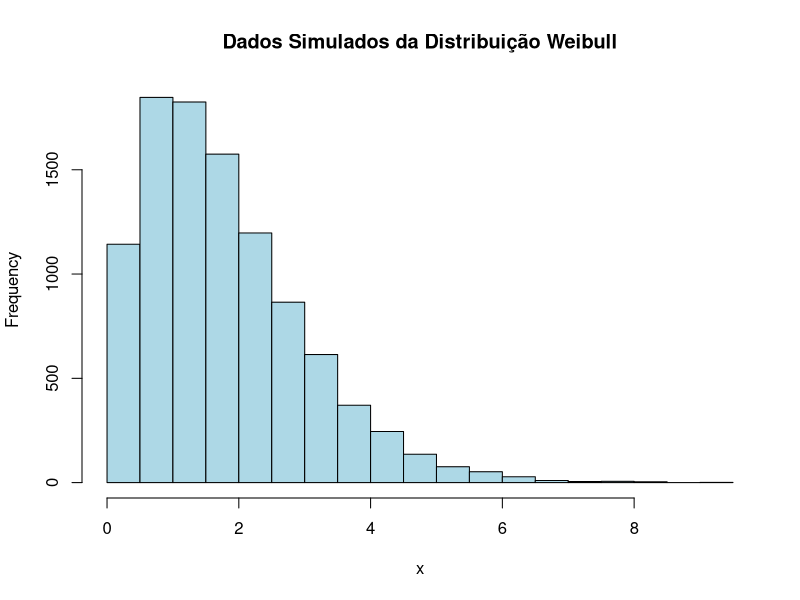
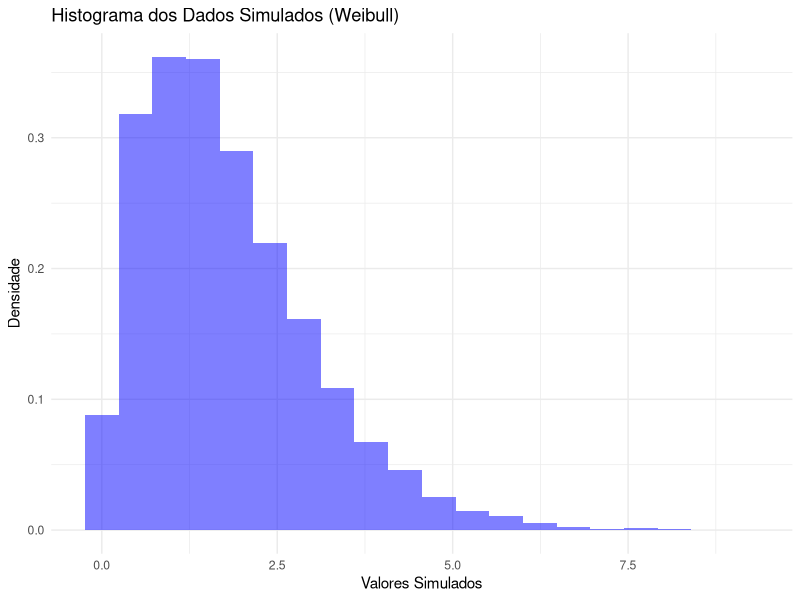
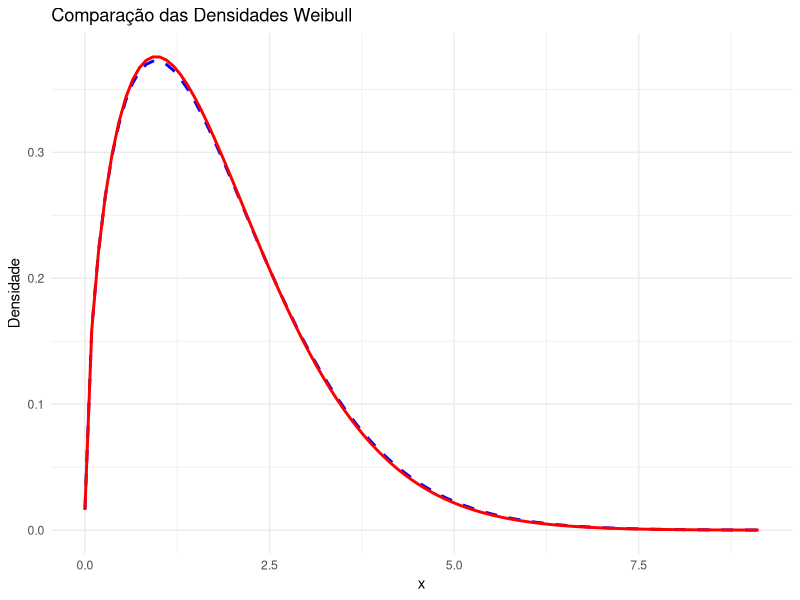

Write R code to recreate these figures, in order.
# ------------------------------
# Estimação do Modelo Weibull
# ------------------------------
install.packages("farver")

library(ggplot2)

# 1. Função Densidade da Distribuição Weibull (PDF)
weibull_pdf <- function(x, k, lambd) {
  if (any(x <= 0)) {
    stop("Os valores de x devem ser positivos.")
  }
  (k / lambd) * (x / lambd)^(k - 1) * exp(-(x / lambd)^k)
}

# 2. Função Quantílica da Weibull (Q(p))
weibull_quantile <- function(p, k, lambd) {
  lambd * (-log(1 - p))^(1 / k)
}

# 3. Função Log-Verossimilhança
loglik_weibull <- function(par, x) {
  k <- par[1]  # Parâmetro de forma (k)
  lambd <- par[2]  # Parâmetro de escala (lambda)
  
  # Calcular a log-verossimilhança somando os logaritmos das densidades
  log_likelihood <- sum(log(weibull_pdf(x, k, lambd)))
  
  # Retorna a log-verossimilhança negativa (porque optim minimiza)
  return(-log_likelihood)
}

# 4. Gerar Dados Simulados da Distribuição Weibull
set.seed(123)
k_true <- 1.5   # Valor real de k (forma)
lambd_true <- 2  # Valor real de lambda (escala)
n <- 10000         # Tamanho da amostra

# Gerar probabilidades uniformes
p <- runif(n)

# Gerar valores simulados da distribuição Weibull
x_simulado <- weibull_quantile(p, k_true, lambd_true)

# Exibir histograma dos dados simulados
hist(x_simulado, main = "Dados Simulados da Distribuição Weibull", xlab = "x", col = "lightblue", border = "black")

# 5. Estimar os Parâmetros via Máxima Verossimilhança
valores_iniciais <- c(1, 1)  # Chutes iniciais para k e lambda

# Estimação via optim
resultado <- optim(par = valores_iniciais, fn = loglik_weibull, x = x_simulado, method = "SANN")

# Extraindo os parâmetros estimados
estimates <- resultado$par

cat("Parâmetro k estimado:", round(estimates[1], 4), "\n")
cat("Parâmetro lambda estimado:", round(estimates[2], 4), "\n")

# Comparação com os valores verdadeiros
cat("Parâmetro k verdadeiro:", k_true, "\n")
cat("Parâmetro lambda verdadeiro:", lambd_true, "\n")

# O resultado da estimativa de máxima verossimilhança deve ser próximo dos valores verdadeiros

# 1. Gráfico: Histograma dos dados simulados
ggplot(data.frame(x_simulado), aes(x = x_simulado)) +
  geom_histogram(aes(y = ..density..), bins = 20, fill = "blue", alpha = 0.5) +
  labs(title = "Histograma dos Dados Simulados (Weibull)", x = "Valores Simulados", y = "Densidade") +
  theme_minimal()

# 2. Gráfico: Comparação da densidade verdadeira e ajustada
x_vals <- seq(0.001, max(x_simulado), length.out = 100)

# Densidade com os parâmetros estimados
densidade_ajustada <- weibull_pdf(x_vals, estimates[1], estimates[2])

# Densidade com os parâmetros verdadeiros
densidade_verdadeira <- weibull_pdf(x_vals, k_true, lambd_true)

# Data frame para plotagem
df_densidade <- data.frame(x_vals, densidade_verdadeira, densidade_ajustada)

# Gráfico comparando densidades
ggplot(df_densidade, aes(x = x_vals)) +
  geom_line(aes(y = densidade_verdadeira), color = "blue", size = 1, linetype = "dashed", 
            label = "Verdadeira") +
  geom_line(aes(y = densidade_ajustada), color = "red", size = 1, linetype = "solid", 
            label = "Ajustada") +
  labs(title = "Comparação das Densidades Weibull", x = "x", y = "Densidade") +
  theme_minimal() +
  theme(legend.position = "top") +
  scale_color_manual(name = "Densidade", values = c("Verdadeira" = "blue", "Ajustada" = "red"))
